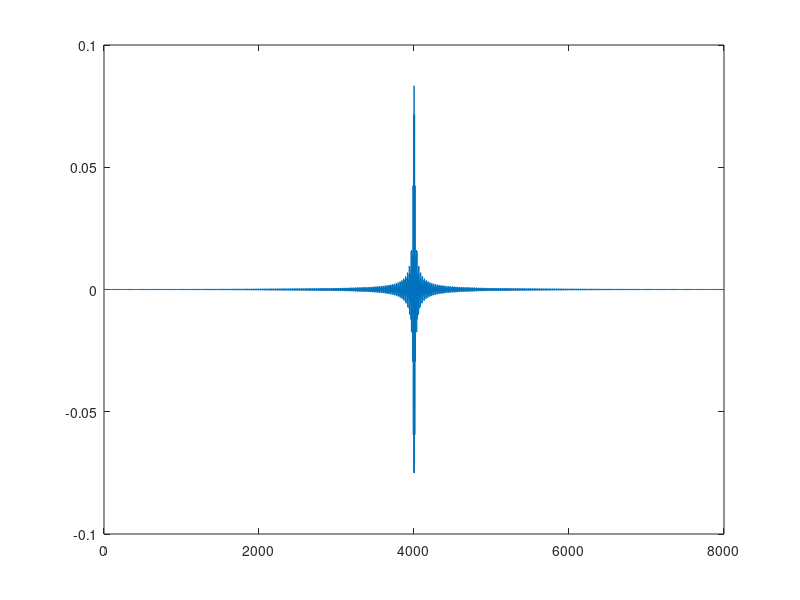

Here is the MATLAB script that generated this plot:
clear all;
Nulovaci=zeros(1,8000);
omg1=pi/4;
omg2=pi/3;
N=length(Nulovaci);
for i=1:8000
    Nulovaci(i)=(omg2/pi)*sinc((omg2*((i-1)-0.5*N))/pi)-(omg1/pi)*sinc((omg1*((i-1)-0.5*N))/pi);
end

plot(Nulovaci);